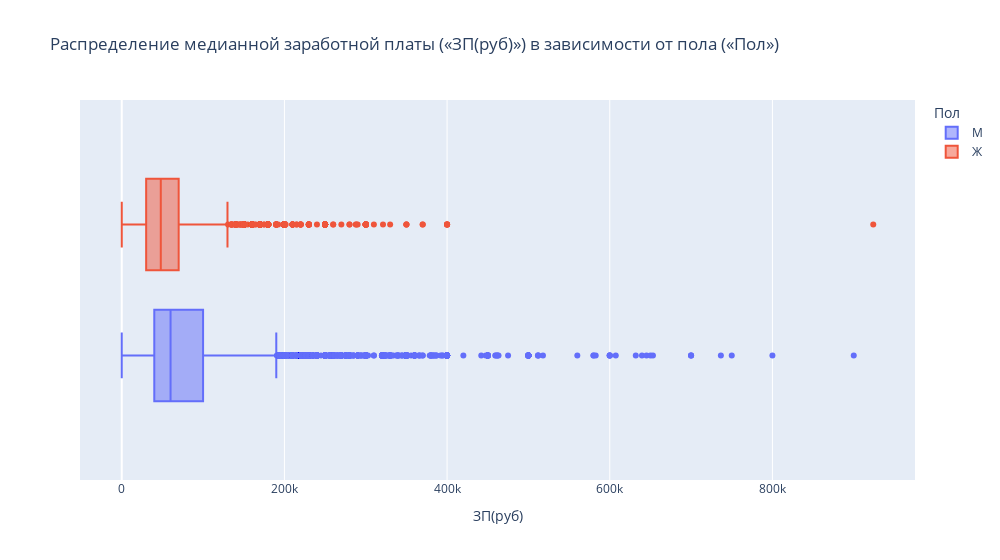

The notebook cell saved with this chart:
### Markdown cell above
**Дополнительные баллы**

Для получения 2 дополнительных баллов по разведывательному анализу постройте еще два любых содержательных графика или диаграммы, которые помогут проиллюстрировать влияние признаков/взаимосвязь между признаками/распределения признаков. Приведите выводы по ним. Желательно, чтобы в анализе участвовали признаки, которые мы создавали ранее в разделе "Преобразование данных".

### Code cell
#Распределение медианной желаемой заработной платы («ЗП(руб)») в зависимости от пола («Пол»)
filter_zp = df.loc[df['ЗП(руб)']<1000000]

fig = px.box(
    data_frame = filter_zp,
    x = 'ЗП(руб)',
    color = 'Пол', 
    width=1000,
    title = 'Распределение медианной заработной платы («ЗП(руб)») в зависимости от пола («Пол»)'
)
fig.show()
fig.write_html("/home/mur/Attest1/plotly/box_add1.html")

### Figure 1 — Plotly figure (JSON) as saved in the notebook; plotly's stock layout.template omitted (floating-point values rounded to 4 significant figures; data arrays with more than 128 entries replaced by an {"elided": "..."} marker saying what was removed)
{"data": [{"alignmentgroup": "True", "hovertemplate": "Пол=М<br>ЗП(руб)=%{x}<extra></extra>", "legendgroup": "М", "marker": {"color": "#636efa"}, "name": "М", "notched": false, "offsetgroup": "М", "orientation": "h", "showlegend": true, "type": "box", "x": {"elided": "36206 float values"}, "x0": " ", "xaxis": "x", "y0": " ", "yaxis": "y"}, {"alignmentgroup": "True", "hovertemplate": "Пол=Ж<br>ЗП(руб)=%{x}<extra></extra>", "legendgroup": "Ж", "marker": {"color": "#EF553B"}, "name": "Ж", "notched": false, "offsetgroup": "Ж", "orientation": "h", "showlegend": true, "type": "box", "x": {"elided": "8532 float values"}, "x0": " ", "xaxis": "x", "y0": " ", "yaxis": "y"}], "layout": {"boxmode": "group", "legend": {"title": {"text": "Пол"}, "tracegroupgap": 0}, "title": {"text": "Распределение медианной заработной платы («ЗП(руб)») в зависимости от пола («Пол»)"}, "width": 1000, "xaxis": {"anchor": "y", "domain": [0, 1], "title": {"text": "ЗП(руб)"}}, "yaxis": {"anchor": "x", "domain": [0, 1]}}}
